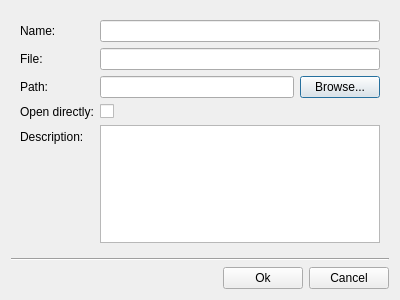
<?xml version="1.0" encoding="UTF-8"?>
<ui version="4.0">
 <class>FileProjectNewDialog</class>
 <widget class="QDialog" name="FileProjectNewDialog">
  <property name="geometry">
   <rect>
    <x>0</x>
    <y>0</y>
    <width>400</width>
    <height>300</height>
   </rect>
  </property>
  <property name="windowTitle">
   <string>Form</string>
  </property>
  <layout class="QVBoxLayout" name="verticalLayout">
   <item>
    <widget class="QWidget" name="widget" native="true">
     <layout class="QFormLayout" name="formLayout_2">
      <item row="0" column="0">
       <widget class="QLabel" name="labelName">
        <property name="text">
         <string>Name:</string>
        </property>
       </widget>
      </item>
      <item row="0" column="1">
       <widget class="QLineEdit" name="lineEditName">
        <property name="text">
         <string/>
        </property>
        <property name="clearButtonEnabled">
         <bool>true</bool>
        </property>
       </widget>
      </item>
      <item row="2" column="1">
       <widget class="QLineEdit" name="lineEditFile">
        <property name="clearButtonEnabled">
         <bool>true</bool>
        </property>
       </widget>
      </item>
      <item row="5" column="0">
       <widget class="QLabel" name="labelDescription">
        <property name="text">
         <string>Description:</string>
        </property>
       </widget>
      </item>
      <item row="5" column="1">
       <widget class="QTextEdit" name="textEditDescription"/>
      </item>
      <item row="3" column="1">
       <layout class="QHBoxLayout" name="horizontalLayout">
        <item>
         <widget class="QLineEdit" name="lineEditPath">
          <property name="readOnly">
           <bool>true</bool>
          </property>
         </widget>
        </item>
        <item>
         <widget class="QPushButton" name="butShowFileDialog">
          <property name="text">
           <string>Browse...</string>
          </property>
         </widget>
        </item>
       </layout>
      </item>
      <item row="2" column="0">
       <widget class="QLabel" name="labelFile">
        <property name="text">
         <string>File:</string>
        </property>
       </widget>
      </item>
      <item row="3" column="0">
       <widget class="QLabel" name="labelPath">
        <property name="text">
         <string>Path:</string>
        </property>
       </widget>
      </item>
      <item row="4" column="1">
       <widget class="QCheckBox" name="checkBoxFastLoad">
        <property name="toolTip">
         <string>Open Project by open Workspace</string>
        </property>
        <property name="text">
         <string/>
        </property>
       </widget>
      </item>
      <item row="4" column="0">
       <widget class="QLabel" name="labelFastLoad">
        <property name="text">
         <string>Open directly:</string>
        </property>
       </widget>
      </item>
     </layout>
    </widget>
   </item>
   <item>
    <widget class="Line" name="line">
     <property name="orientation">
      <enum>Qt::Horizontal</enum>
     </property>
    </widget>
   </item>
   <item>
    <layout class="QHBoxLayout" name="horizontalLayout_2">
     <item>
      <spacer name="horizontalSpacer">
       <property name="orientation">
        <enum>Qt::Horizontal</enum>
       </property>
       <property name="sizeHint" stdset="0">
        <size>
         <width>40</width>
         <height>20</height>
        </size>
       </property>
      </spacer>
     </item>
     <item>
      <widget class="QPushButton" name="butAccept">
       <property name="text">
        <string>Ok</string>
       </property>
      </widget>
     </item>
     <item>
      <widget class="QPushButton" name="butReject">
       <property name="text">
        <string>Cancel</string>
       </property>
      </widget>
     </item>
    </layout>
   </item>
  </layout>
 </widget>
 <resources/>
 <connections>
  <connection>
   <sender>butAccept</sender>
   <signal>released()</signal>
   <receiver>FileProjectNewDialog</receiver>
   <slot>accept()</slot>
   <hints>
    <hint type="sourcelabel">
     <x>263</x>
     <y>278</y>
    </hint>
    <hint type="destinationlabel">
     <x>199</x>
     <y>149</y>
    </hint>
   </hints>
  </connection>
  <connection>
   <sender>butReject</sender>
   <signal>released()</signal>
   <receiver>FileProjectNewDialog</receiver>
   <slot>reject()</slot>
   <hints>
    <hint type="sourcelabel">
     <x>349</x>
     <y>278</y>
    </hint>
    <hint type="destinationlabel">
     <x>199</x>
     <y>149</y>
    </hint>
   </hints>
  </connection>
 </connections>
</ui>
